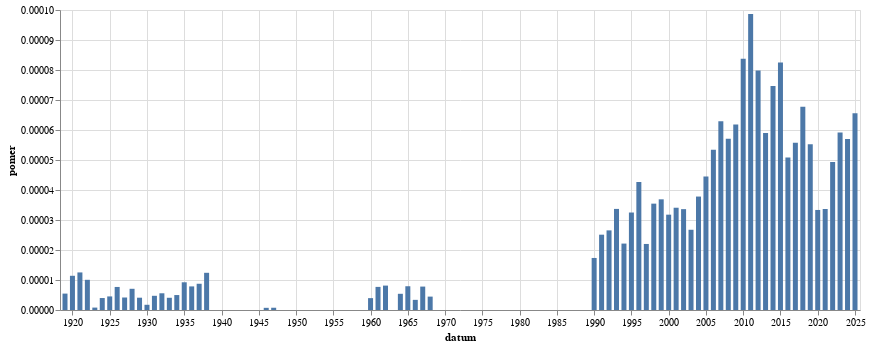

The notebook cell this image was saved under:
### Code cell
alt.Chart(
    vyvoj_smichu.to_pandas(),
    width=800
).mark_bar(
).encode(
    alt.X("datum:T"),
    alt.Y("pomer:Q")
)

### Figure 1 — Vega-Lite specification as saved in the notebook (floating-point values rounded to 4 significant figures)
{"config": {"view": {"continuousWidth": 300, "continuousHeight": 300}}, "data": {"name": "data-3f53de871d4b310a29dc257ed0cc1e65"}, "mark": {"type": "bar"}, "encoding": {"x": {"field": "datum", "type": "temporal"}, "y": {"field": "pomer", "type": "quantitative"}}, "width": 800, "$schema": "https://vega.github.io/schema/vega-lite/v5.8.0.json", "datasets": {"data-3f53de871d4b310a29dc257ed0cc1e65": [{"datum": "1919-01-01T00:00:00", "text": 9, "pocet_slov": 1646076, "pomer": 5.468e-06}, {"datum": "1920-01-01T00:00:00", "text": 19, "pocet_slov": 1665864, "pomer": 1.141e-05}, {"datum": "1921-01-01T00:00:00", "text": 25, "pocet_slov": 1996261, "pomer": 1.252e-05}, {"datum": "1922-01-01T00:00:00", "text": 20, "pocet_slov": 1987446, "pomer": 1.006e-05}, {"datum": "1923-01-01T00:00:00", "text": 1, "pocet_slov": 1245613, "pomer": 8.028e-07}, {"datum": "1924-01-01T00:00:00", "text": 6, "pocet_slov": 1503579, "pomer": 3.99e-06}, {"datum": "1925-01-01T00:00:00", "text": 5, "pocet_slov": 1104633, "pomer": 4.526e-06}, {"datum": "1926-01-01T00:00:00", "text": 14, "pocet_slov": 1822295, "pomer": 7.683e-06}, {"datum": "1927-01-01T00:00:00", "text": 8, "pocet_slov": 1920843, "pomer": 4.165e-06}, {"datum": "1928-01-01T00:00:00", "text": 14, "pocet_slov": 1980279, "pomer": 7.07e-06}, {"datum": "1929-01-01T00:00:00", "text": 4, "pocet_slov": 975329, "pomer": 4.101e-06}, {"datum": "1930-01-01T00:00:00", "text": 4, "pocet_slov": 2300193, "pomer": 1.739e-06}, {"datum": "1931-01-01T00:00:00", "text": 8, "pocet_slov": 1690442, "pomer": 4.732e-06}, {"datum": "1932-01-01T00:00:00", "text": 7, "pocet_slov": 1256053, "pomer": 5.573e-06}, {"datum": "1933-01-01T00:00:00", "text": 6, "pocet_slov": 1472102, "pomer": 4.076e-06}, {"datum": "1934-01-01T00:00:00", "text": 5, "pocet_slov": 1003524, "pomer": 4.982e-06}, {"datum": "1935-01-01T00:00:00", "text": 8, "pocet_slov": 865825, "pomer": 9.24e-06}, {"datum": "1936-01-01T00:00:00", "text": 9, "pocet_slov": 1144561, "pomer": 7.863e-06}, {"datum": "1937-01-01T00:00:00", "text": 8, "pocet_slov": 914355, "pomer": 8.749e-06}, {"datum": "1938-01-01T00:00:00", "text": 6, "pocet_slov": 483904, "pomer": 1.24e-05}, {"datum": "1946-01-01T00:00:00", "text": 1, "pocet_slov": 1378584, "pomer": 7.254e-07}, {"datum": "1947-01-01T00:00:00", "text": 1, "pocet_slov": 1324837, "pomer": 7.548e-07}, {"datum": "1960-01-01T00:00:00", "text": 1, "pocet_slov": 252871, "pomer": 3.955e-06}, {"datum": "1961-01-01T00:00:00", "text": 2, "pocet_slov": 259632, "pomer": 7.703e-06}, {"datum": "1962-01-01T00:00:00", "text": 1, "pocet_slov": 122929, "pomer": 8.135e-06}, {"datum": "1964-01-01T00:00:00", "text": 2, "pocet_slov": 370284, "pomer": 5.401e-06}, {"datum": "1965-01-01T00:00:00", "text": 2, "pocet_slov": 252559, "pomer": 7.919e-06}, {"datum": "1966-01-01T00:00:00", "text": 1, "pocet_slov": 295748, "pomer": 3.381e-06}, {"datum": "1967-01-01T00:00:00", "text": 2, "pocet_slov": 256157, "pomer": 7.808e-06}, {"datum": "1968-01-01T00:00:00", "text": 3, "pocet_slov": 671842, "pomer": 4.465e-06}, {"datum": "1990-01-01T00:00:00", "text": 15, "pocet_slov": 864724, "pomer": 1.735e-05}, {"datum": "1991-01-01T00:00:00", "text": 36, "pocet_slov": 1433946, "pomer": 2.511e-05}, {"datum": "1992-01-01T00:00:00", "text": 33, "pocet_slov": 1243403, "pomer": 2.654e-05}, {"datum": "1993-01-01T00:00:00", "text": 38, "pocet_slov": 1127738, "pomer": 3.37e-05}, {"datum": "1994-01-01T00:00:00", "text": 21, "pocet_slov": 948442, "pomer": 2.214e-05}, {"datum": "1995-01-01T00:00:00", "text": 37, "pocet_slov": 1138706, "pomer": 3.249e-05}, {"datum": "1996-01-01T00:00:00", "text": 53, "pocet_slov": 1241412, "pomer": 4.269e-05}, {"datum": "1997-01-01T00:00:00", "text": 48, "pocet_slov": 2180302, "pomer": 2.202e-05}, {"datum": "1998-01-01T00:00:00", "text": 54, "pocet_slov": 1523146, "pomer": 3.545e-05}, {"datum": "1999-01-01T00:00:00", "text": 91, "pocet_slov": 2466687, "pomer": 3.689e-05}, {"datum": "2000-01-01T00:00:00", "text": 79, "pocet_slov": 2486033, "pomer": 3.178e-05}, {"datum": "2001-01-01T00:00:00", "text": 84, "pocet_slov": 2464089, "pomer": 3.409e-05}, {"datum": "2002-01-01T00:00:00", "text": 65, "pocet_slov": 1933522, "pomer": 3.362e-05}, {"datum": "2003-01-01T00:00:00", "text": 69, "pocet_slov": 2579919, "pomer": 2.675e-05}, {"datum": "2004-01-01T00:00:00", "text": 89, "pocet_slov": 2353526, "pomer": 3.782e-05}, {"datum": "2005-01-01T00:00:00", "text": 115, "pocet_slov": 2584657, "pomer": 4.449e-05}, {"datum": "2006-01-01T00:00:00", "text": 83, "pocet_slov": 1553743, "pomer": 5.342e-05}, {"datum": "2007-01-01T00:00:00", "text": 115, "pocet_slov": 1827981, "pomer": 6.291e-05}, {"datum": "2008-01-01T00:00:00", "text": 102, "pocet_slov": 1787996, "pomer": 5.705e-05}, {"datum": "2009-01-01T00:00:00", "text": 131, "pocet_slov": 2117438, "pomer": 6.187e-05}, {"datum": "2010-01-01T00:00:00", "text": 144, "pocet_slov": 1719280, "pomer": 8.376e-05}, {"datum": "2011-01-01T00:00:00", "text": 248, "pocet_slov": 2513768, "pomer": 9.866e-05}, {"datum": "2012-01-01T00:00:00", "text": 172, "pocet_slov": 2154889, "pomer": 7.982e-05}, {"datum": "2013-01-01T00:00:00", "text": 74, "pocet_slov": 1254044, "pomer": 5.901e-05}, {"datum": "2014-01-01T00:00:00", "text": 209, "pocet_slov": 2798380, "pomer": 7.469e-05}, {"datum": "2015-01-01T00:00:00", "text": 238, "pocet_slov": 2883872, "pomer": 8.253e-05}, {"datum": "2016-01-01T00:00:00", "text": 157, "pocet_slov": 3089201, "pomer": 5.082e-05}, {"datum": "2017-01-01T00:00:00", "text": 139, "pocet_slov": 2494601, "pomer": 5.572e-05}, {"datum": "2018-01-01T00:00:00", "text": 200, "pocet_slov": 2950787, "pomer": 6.778e-05}, {"datum": "2019-01-01T00:00:00", "text": 187, "pocet_slov": 3386383, "pomer": 5.522e-05}, {"datum": "2020-01-01T00:00:00", "text": 121, "pocet_slov": 3628531, "pomer": 3.335e-05}, {"datum": "2021-01-01T00:00:00", "text": 102, "pocet_slov": 3029217, "pomer": 3.367e-05}, {"datum": "2022-01-01T00:00:00", "text": 205, "pocet_slov": 4157177, "pomer": 4.931e-05}, {"datum": "2023-01-01T00:00:00", "text": 269, "pocet_slov": 4543956, "pomer": 5.92e-05}, {"datum": "2024-01-01T00:00:00", "text": 255, "pocet_slov": 4476719, "pomer": 5.696e-05}, {"datum": "2025-01-01T00:00:00", "text": 149, "pocet_slov": 2271267, "pomer": 6.56e-05}]}}
